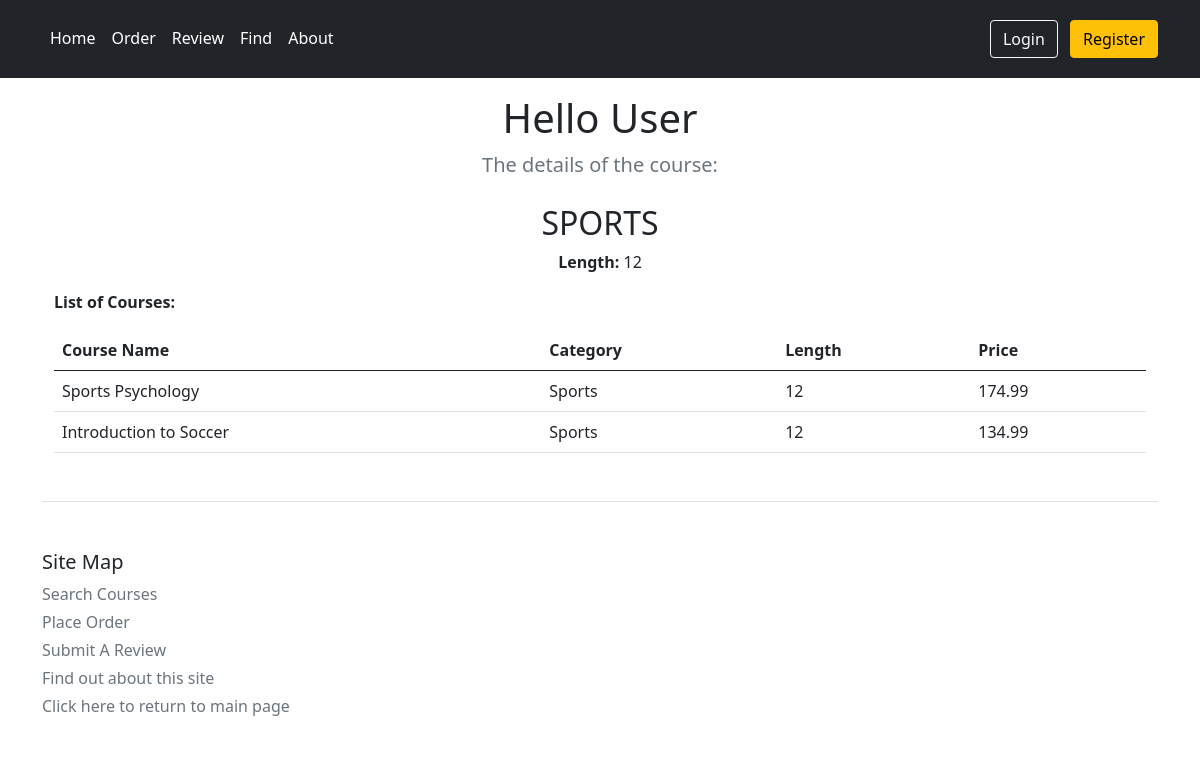
Page /CRMS/4 on the committed database.
### CRMS/models.py (models this page shows, shortened)
class Topic(models.Model):
    name = models.CharField(max_length=200)
    length = models.IntegerField(default=12)
    details = models.TextField(blank=True)
    def __str__(self):
        return self.name

class Course(models.Model):
    def validate_between(value):
        if not 100 <= value <= 200:
            raise ValidationError(
                _('%(value)s price is not between 100 and 200'),
                params={'value': value},
            )
    title = models.CharField(max_length=200)
    topic = models.ForeignKey(Topic, related_name='courses', on_delete=models.CASCADE)
    price = models.DecimalField(max_digits=10, decimal_places=2, validators=[validate_between]) #for optional 2
    for_everyone = models.BooleanField(default=True)
    description = models.TextField(blank=True)  # new field description and making it optional by using blank=True
    num_reviews = models.PositiveIntegerField(default=0)

### CRMS/views.py (the view)
# urls.py: path(r'<int:topic_id>', views.detail, name='detail'),
def detail(request, topic_id):
    topic = Topic.objects.get(id=topic_id)
    courses = Course.objects.filter(topic=topic_id)
    return render(request, 'CRMS/detail.html', {'topic': topic, 'courses': courses})

### templates/CRMS/detail.html (shortened to what this page needs)
{% extends 'CRMS/base.html' %}
{% block heading_para %}
    <p class="lead text-muted">The details of the course:</p>
{% endblock %}
{% block body_block %}
    {% if topic %}
        <h2>{{ topic.name.upper }} </h2>
        <p>
            <b>Length: </b> {{ topic.length }}
        </p>
        <div class="text-start">
        <p>
            <b>List of Courses: </b>
            {% if courses %}
                <table class="table" id="courselist">
                <thead class="thead-dark">
                    <th>Course Name</th>
                    <th>Category</th>
                    <th>Length</th>
                    <th>Price</th>
                </thead>
                <tbody>
                    {% for course in courses %}
                        <tr>
                            <td>{{ course.title }}</td>
                            <td>{{ course.topic }}</td>
                            <td>{{ course.topic.length }}</td>
                            <td>{{ course.price }}</td>
                        </tr>
                    {% endfor %}
                </tbody>
                </table>
            {% else %}
                <strong>There are no courses for this topic!</strong>
            {% endif %}
        </p>
        </div>
    {% endif %}
{% endblock %}

### rows in the picture
Topic: name "SPORTS", length "12"
Course: title "Sports Psychology", topic "Sports", topic.length "12", price "174.99"
Course: title "Introduction to Soccer", topic "Sports", topic.length "12", price "134.99"
